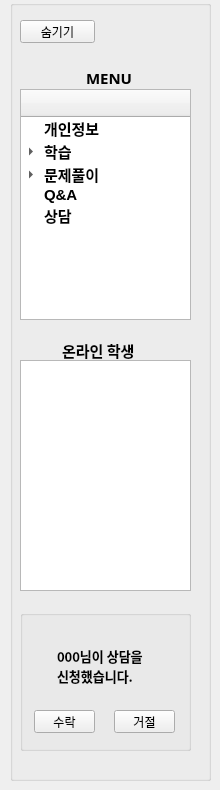
     <widget class="QWidget" name="page_25">
      <widget class="QGroupBox" name="groupBox_4">
       <property name="geometry">
        <rect>
         <x>10</x>
         <y>0</y>
         <width>201</width>
         <height>781</height>
        </rect>
       </property>
       <property name="title">
        <string/>
       </property>
       <widget class="QPushButton" name="btn_hide_menu_">
        <property name="geometry">
         <rect>
          <x>10</x>
          <y>20</y>
          <width>75</width>
          <height>23</height>
         </rect>
        </property>
        <property name="text">
         <string>숨기기</string>
        </property>
       </widget>
       <widget class="QTreeWidget" name="tw_menu_">
        <property name="geometry">
         <rect>
          <x>10</x>
          <y>89</y>
          <width>171</width>
          <height>231</height>
         </rect>
        </property>
        <property name="font">
         <font>
          <pointsize>11</pointsize>
          <weight>75</weight>
          <bold>true</bold>
         </font>
        </property>
        <column>
         <property name="text">
          <string>　</string>
         </property>
        </column>
        <item>
         <property name="text">
          <string>개인정보</string>
         </property>
        </item>
        <item>
         <property name="text">
          <string>학습</string>
         </property>
         <item>
          <property name="text">
           <string>곤충</string>
          </property>
         </item>
         <item>
          <property name="text">
           <string>조류</string>
          </property>
         </item>
         <item>
          <property name="text">
           <string>포유류</string>
          </property>
         </item>
        </item>
        <item>
         <property name="text">
          <string>문제풀이</string>
         </property>
         <item>
          <property name="text">
           <string>곤충</string>
          </property>
         </item>
         <item>
          <property name="text">
           <string>조류</string>
          </property>
         </item>
         <item>
          <property name="text">
           <string>포유류</string>
          </property>
         </item>
        </item>
        <item>
         <property name="text">
          <string>Q&amp;A</string>
         </property>
        </item>
        <item>
         <property name="text">
          <string>상담</string>
         </property>
        </item>
       </widget>
       <widget class="QListWidget" name="lw_online_student_">
        <property name="geometry">
         <rect>
          <x>10</x>
          <y>360</y>
          <width>171</width>
          <height>231</height>
         </rect>
        </property>
       </widget>
       <widget class="QLabel" name="label_22">
        <property name="geometry">
         <rect>
          <x>52</x>
          <y>340</y>
          <width>101</width>
          <height>20</height>
         </rect>
        </property>
        <property name="font">
         <font>
          <family>Alef</family>
          <pointsize>11</pointsize>
          <weight>75</weight>
          <bold>true</bold>
         </font>
        </property>
        <property name="text">
         <string>온라인 학생</string>
        </property>
       </widget>
       <widget class="QLabel" name="label_23">
        <property name="geometry">
         <rect>
          <x>76</x>
          <y>70</y>
          <width>51</width>
          <height>16</height>
         </rect>
        </property>
        <property name="font">
         <font>
          <family>Alef</family>
          <pointsize>11</pointsize>
          <weight>75</weight>
          <bold>true</bold>
         </font>
        </property>
        <property name="text">
         <string>MENU</string>
        </property>
       </widget>
       <widget class="QGroupBox" name="gb_invite">
        <property name="geometry">
         <rect>
          <x>10</x>
          <y>610</y>
          <width>171</width>
          <height>141</height>
         </rect>
        </property>
        <property name="title">
         <string/>
        </property>
        <widget class="QPushButton" name="btn_invite_Ok">
         <property name="geometry">
          <rect>
           <x>14</x>
           <y>100</y>
           <width>61</width>
           <height>23</height>
          </rect>
         </property>
         <property name="text">
          <string>수락</string>
         </property>
        </widget>
        <widget class="QPushButton" name="btn_invite_No">
         <property name="geometry">
          <rect>
           <x>94</x>
           <y>100</y>
           <width>61</width>
           <height>23</height>
          </rect>
         </property>
         <property name="text">
          <string>거절</string>
         </property>
        </widget>
        <widget class="QLabel" name="lb_invite_message">
         <property name="geometry">
          <rect>
           <x>37</x>
           <y>20</y>
           <width>131</width>
           <height>71</height>
          </rect>
         </property>
         <property name="font">
          <font>
           <family>Alef</family>
           <pointsize>10</pointsize>
           <weight>75</weight>
           <bold>true</bold>
          </font>
         </property>
         <property name="text">
          <string>000님이 상담을
신청했습니다.</string>
         </property>
        </widget>
       </widget>
      </widget>
     </widget>
